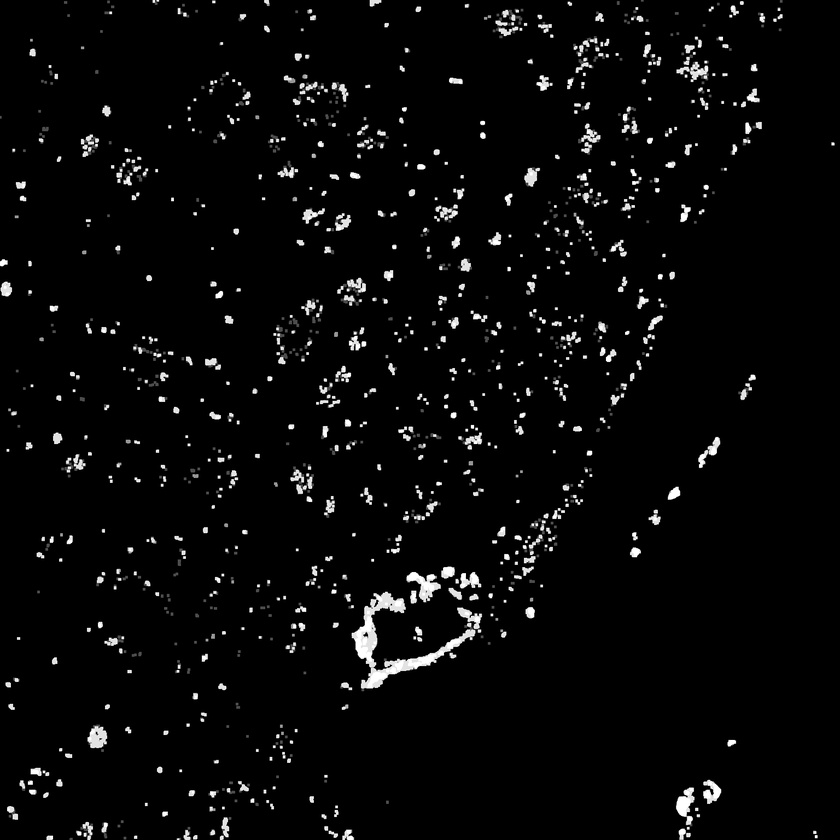
#> input picture neuron_seg/pipeline/post_threshold_morphology_170.png, 840 x 840 px, shrunk from 1536 x 1536 before the run
$ python cc.py
#> lines starting #> are read from the running program, lines starting #| are printed output that depends on the picture
import numpy as np
import cv2
from itertools import chain

img = cv2.imread('../post_threshold_morphology_170.png', 0)
#> img is the input picture: shape (840, 840); min 0, max 255, mean 8.5
# store corresponding areas of each component, set thresholds of areas later on
w = np.zeros(img.shape)

dx = [-1, 0, 1, 1, 1, 0, -1, -1]
dy = [1, 1, 1, 0, -1, -1, -1, 0]

def points(x, y):
	coords = list()
	# generate 8 neighbors of a point
	for k in range(8):
		nx = x + dx[k]
		ny = y + dy[k]
		coords.append((nx, ny))
	return coords

def cond_checker(nx, ny):
	# boundary check for image
	if (nx >= 0 and nx < img.shape[0] and ny >= 0 and ny < img.shape[1]):
	# check if image component is already detected
		if (img[nx][ny] and not(w[nx][ny])):
			return True

Set = 1
# iterating all points
for x in range(img.shape[0]):
	for y in range(img.shape[1]):
		if (cond_checker(x, y)):
			# first point of connected component
			w[x][y] = Set
			test_points = points(x, y)
			# iterate while parts of connected components still detected
			while(len(test_points) > 0):
				# Initialize space to store next generation of test points
				temp = list()
				# looping through all the current test points
				for (nx, ny) in test_points:
					if (cond_checker(nx, ny)):
						w[nx][ny] = Set
						temp.append(points(nx, ny))
				# reset the test points
				temp = list(chain(*temp))
				test_points = temp
				# print(test_points)
			Set += 1
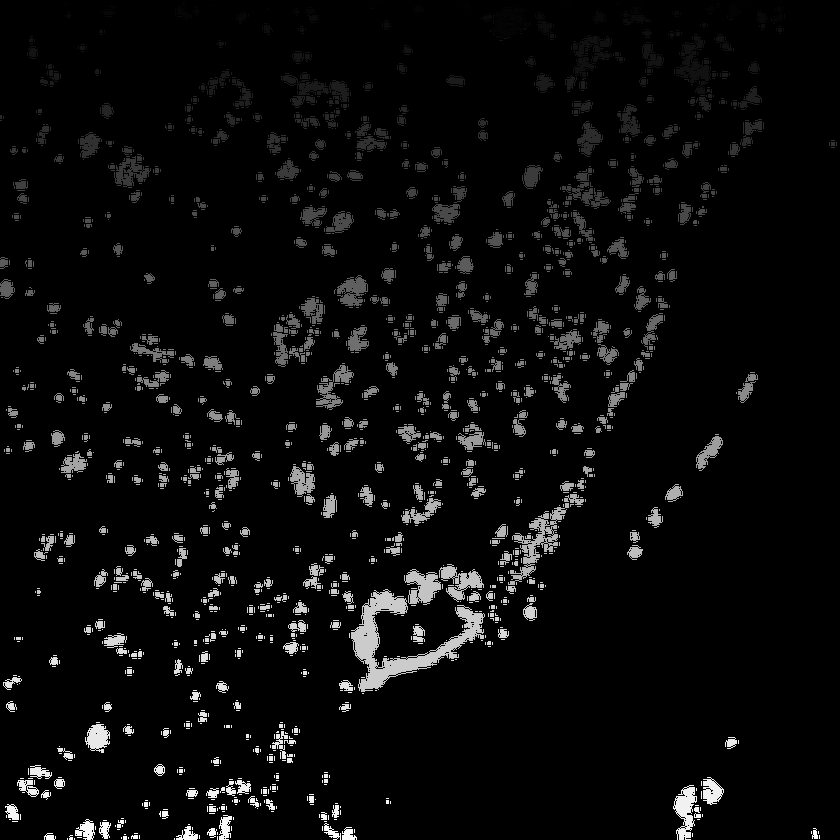
#> w: shape (840, 840) float64; min 0, max 2368, mean 101.7; drawn with min black and max white
#> after the loop, Set = 2369
cc = np.array(w)
cv2.imwrite("./cc.png", cc)
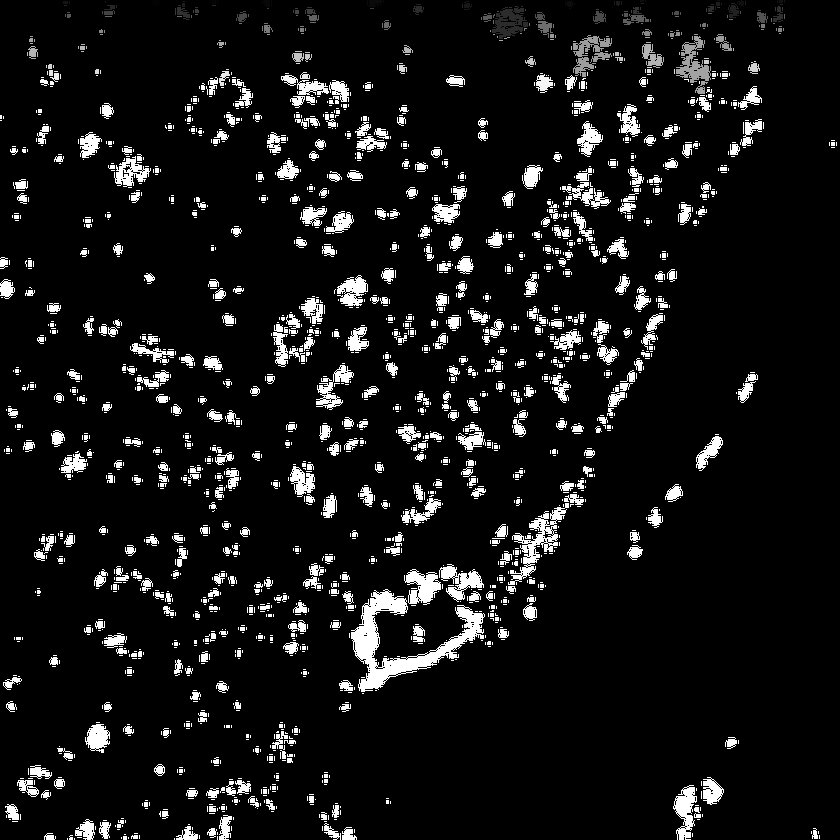
#> saved as cc.png: shape (840, 840); min 0, max 255, mean 20.6
unique, counts = np.unique(cc, return_counts = True)
#> unique = 2369 values from 0 to 2368
# print(dict(zip(unique, counts)))
